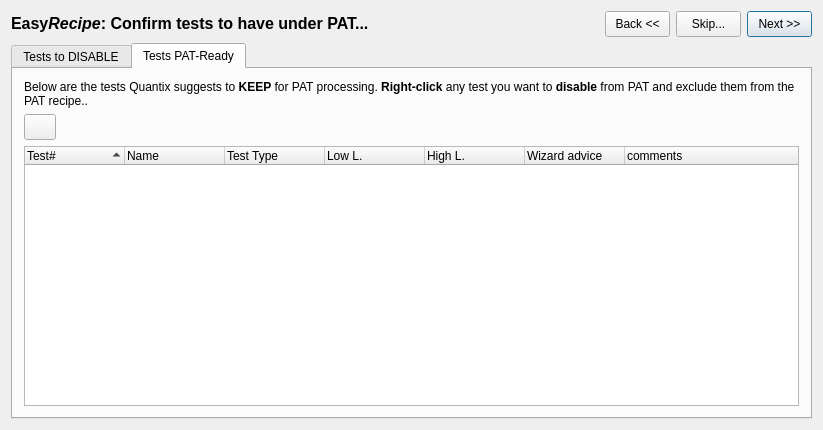
<?xml version="1.0" encoding="UTF-8"?>
<ui version="4.0">
 <class>PatRecipeWizardDialogBase</class>
 <widget class="QDialog" name="PatRecipeWizardDialogBase">
  <property name="geometry">
   <rect>
    <x>0</x>
    <y>0</y>
    <width>823</width>
    <height>430</height>
   </rect>
  </property>
  <property name="windowTitle">
   <string>Recipe Wizard</string>
  </property>
  <property name="windowIcon">
   <iconset resource="gex.qrc">
    <normaloff>:/gex/icons/gex_application_48x48.png</normaloff>:/gex/icons/gex_application_48x48.png</iconset>
  </property>
  <property name="autoFillBackground">
   <bool>true</bool>
  </property>
  <layout class="QVBoxLayout">
   <item>
    <layout class="QHBoxLayout">
     <item>
      <widget class="QLabel" name="TextLabelTitle">
       <property name="sizePolicy">
        <sizepolicy hsizetype="Minimum" vsizetype="Preferred">
         <horstretch>0</horstretch>
         <verstretch>0</verstretch>
        </sizepolicy>
       </property>
       <property name="font">
        <font>
         <family>Ms Sans Serif</family>
         <pointsize>12</pointsize>
         <weight>75</weight>
         <bold>true</bold>
        </font>
       </property>
       <property name="text">
        <string>Easy&lt;i&gt;Recipe&lt;/i&gt;: Confirm tests to have under PAT...</string>
       </property>
       <property name="alignment">
        <set>Qt::AlignVCenter</set>
       </property>
       <property name="wordWrap">
        <bool>false</bool>
       </property>
      </widget>
     </item>
     <item>
      <spacer name="spacer36">
       <property name="orientation">
        <enum>Qt::Horizontal</enum>
       </property>
       <property name="sizeType">
        <enum>QSizePolicy::Expanding</enum>
       </property>
       <property name="sizeHint" stdset="0">
        <size>
         <width>131</width>
         <height>10</height>
        </size>
       </property>
      </spacer>
     </item>
     <item>
      <widget class="QPushButton" name="pushButtonBack">
       <property name="sizePolicy">
        <sizepolicy hsizetype="Fixed" vsizetype="Fixed">
         <horstretch>0</horstretch>
         <verstretch>0</verstretch>
        </sizepolicy>
       </property>
       <property name="minimumSize">
        <size>
         <width>65</width>
         <height>26</height>
        </size>
       </property>
       <property name="maximumSize">
        <size>
         <width>65</width>
         <height>26</height>
        </size>
       </property>
       <property name="toolTip">
        <string>Skip this Wizard page...and keep ALL tests in recipe</string>
       </property>
       <property name="text">
        <string>Back &lt;&lt;</string>
       </property>
       <property name="autoDefault">
        <bool>false</bool>
       </property>
      </widget>
     </item>
     <item>
      <widget class="QPushButton" name="pushButtonCancel">
       <property name="maximumSize">
        <size>
         <width>65</width>
         <height>26</height>
        </size>
       </property>
       <property name="toolTip">
        <string>Skip this Wizard page...and keep ALL tests in recipe</string>
       </property>
       <property name="text">
        <string>Skip...</string>
       </property>
       <property name="autoDefault">
        <bool>false</bool>
       </property>
      </widget>
     </item>
     <item>
      <widget class="QPushButton" name="pushButtonOk">
       <property name="maximumSize">
        <size>
         <width>65</width>
         <height>26</height>
        </size>
       </property>
       <property name="toolTip">
        <string>Finish recipe creation</string>
       </property>
       <property name="text">
        <string>Next &gt;&gt;</string>
       </property>
      </widget>
     </item>
    </layout>
   </item>
   <item>
    <widget class="QTabWidget" name="tabWidget">
     <property name="enabled">
      <bool>true</bool>
     </property>
     <property name="currentIndex">
      <number>1</number>
     </property>
     <widget class="QWidget" name="tab">
      <attribute name="title">
       <string>Tests to DISABLE</string>
      </attribute>
      <layout class="QVBoxLayout">
       <item>
        <widget class="QLabel" name="textLabel2_2_2_2_2_2_4_2_2_5">
         <property name="maximumSize">
          <size>
           <width>32767</width>
           <height>32767</height>
          </size>
         </property>
         <property name="text">
          <string>Below are the tests Quantix suggests to &lt;b&gt;DISABLE&lt;/b&gt; from PAT processing. &lt;b&gt;Right-click&lt;/b&gt; any test you want to &lt;b&gt;keep&lt;/b&gt; them into the PAT recipe..</string>
         </property>
         <property name="alignment">
          <set>Qt::AlignTop</set>
         </property>
         <property name="wordWrap">
          <bool>true</bool>
         </property>
        </widget>
       </item>
       <item>
        <layout class="QHBoxLayout">
         <item>
          <widget class="QPushButton" name="buttonTestsToEnable">
           <property name="sizePolicy">
            <sizepolicy hsizetype="Fixed" vsizetype="Fixed">
             <horstretch>0</horstretch>
             <verstretch>0</verstretch>
            </sizepolicy>
           </property>
           <property name="minimumSize">
            <size>
             <width>32</width>
             <height>26</height>
            </size>
           </property>
           <property name="maximumSize">
            <size>
             <width>32</width>
             <height>26</height>
            </size>
           </property>
           <property name="toolTip">
            <string>KEEP selected tests into PAT recipe</string>
           </property>
           <property name="text">
            <string/>
           </property>
           <property name="icon">
            <iconset resource="gex.qrc">
             <normaloff>:/gex/icons/recycle.png</normaloff>:/gex/icons/recycle.png</iconset>
           </property>
           <property name="iconSize">
            <size>
             <width>32</width>
             <height>32</height>
            </size>
           </property>
          </widget>
         </item>
         <item>
          <spacer name="spacer37">
           <property name="orientation">
            <enum>Qt::Horizontal</enum>
           </property>
           <property name="sizeType">
            <enum>QSizePolicy::Expanding</enum>
           </property>
           <property name="sizeHint" stdset="0">
            <size>
             <width>582</width>
             <height>9</height>
            </size>
           </property>
          </spacer>
         </item>
        </layout>
       </item>
       <item>
        <widget class="QTreeWidget" name="listViewDisabledTests">
         <property name="contextMenuPolicy">
          <enum>Qt::CustomContextMenu</enum>
         </property>
         <property name="selectionMode">
          <enum>QAbstractItemView::ExtendedSelection</enum>
         </property>
         <property name="sortingEnabled">
          <bool>true</bool>
         </property>
         <column>
          <property name="text">
           <string>Test#</string>
          </property>
         </column>
         <column>
          <property name="text">
           <string>Name</string>
          </property>
         </column>
         <column>
          <property name="text">
           <string>Test Type</string>
          </property>
         </column>
         <column>
          <property name="text">
           <string>Low L.</string>
          </property>
         </column>
         <column>
          <property name="text">
           <string>High L.</string>
          </property>
         </column>
         <column>
          <property name="text">
           <string>Wizard advice</string>
          </property>
         </column>
         <column>
          <property name="text">
           <string>Why disabling this test...</string>
          </property>
         </column>
        </widget>
       </item>
      </layout>
     </widget>
     <widget class="QWidget" name="TabPage">
      <attribute name="title">
       <string>Tests PAT-Ready</string>
      </attribute>
      <layout class="QVBoxLayout">
       <item>
        <widget class="QLabel" name="textLabel2_2_2_2_2_2_4_2_2">
         <property name="maximumSize">
          <size>
           <width>32767</width>
           <height>32767</height>
          </size>
         </property>
         <property name="text">
          <string>Below are the tests Quantix suggests to &lt;b&gt;KEEP&lt;/b&gt; for PAT processing. &lt;b&gt;Right-click&lt;/b&gt; any test you want to &lt;b&gt;disable&lt;/b&gt; from PAT and exclude them from the PAT recipe..</string>
         </property>
         <property name="alignment">
          <set>Qt::AlignTop</set>
         </property>
         <property name="wordWrap">
          <bool>true</bool>
         </property>
        </widget>
       </item>
       <item>
        <layout class="QHBoxLayout">
         <item>
          <widget class="QPushButton" name="buttonTestsToDisable">
           <property name="sizePolicy">
            <sizepolicy hsizetype="Fixed" vsizetype="Fixed">
             <horstretch>0</horstretch>
             <verstretch>0</verstretch>
            </sizepolicy>
           </property>
           <property name="minimumSize">
            <size>
             <width>32</width>
             <height>26</height>
            </size>
           </property>
           <property name="maximumSize">
            <size>
             <width>32</width>
             <height>26</height>
            </size>
           </property>
           <property name="toolTip">
            <string>DISABLE selected tests from PAT</string>
           </property>
           <property name="text">
            <string/>
           </property>
           <property name="icon">
            <iconset resource="gex.qrc">
             <normaloff>:/gex/icons/file_remove.png</normaloff>:/gex/icons/file_remove.png</iconset>
           </property>
           <property name="iconSize">
            <size>
             <width>32</width>
             <height>32</height>
            </size>
           </property>
          </widget>
         </item>
         <item>
          <spacer name="spacer38">
           <property name="orientation">
            <enum>Qt::Horizontal</enum>
           </property>
           <property name="sizeType">
            <enum>QSizePolicy::Expanding</enum>
           </property>
           <property name="sizeHint" stdset="0">
            <size>
             <width>321</width>
             <height>8</height>
            </size>
           </property>
          </spacer>
         </item>
        </layout>
       </item>
       <item>
        <widget class="QTreeWidget" name="listViewEnabledTests">
         <property name="contextMenuPolicy">
          <enum>Qt::CustomContextMenu</enum>
         </property>
         <property name="selectionMode">
          <enum>QAbstractItemView::ExtendedSelection</enum>
         </property>
         <property name="sortingEnabled">
          <bool>true</bool>
         </property>
         <column>
          <property name="text">
           <string>Test#</string>
          </property>
         </column>
         <column>
          <property name="text">
           <string>Name</string>
          </property>
         </column>
         <column>
          <property name="text">
           <string>Test Type</string>
          </property>
         </column>
         <column>
          <property name="text">
           <string>Low L.</string>
          </property>
         </column>
         <column>
          <property name="text">
           <string>High L.</string>
          </property>
         </column>
         <column>
          <property name="text">
           <string>Wizard advice </string>
          </property>
         </column>
         <column>
          <property name="text">
           <string>comments</string>
          </property>
         </column>
        </widget>
       </item>
      </layout>
     </widget>
    </widget>
   </item>
  </layout>
 </widget>
 <layoutdefault spacing="6" margin="11"/>
 <tabstops>
  <tabstop>tabWidget</tabstop>
  <tabstop>pushButtonOk</tabstop>
  <tabstop>pushButtonCancel</tabstop>
 </tabstops>
 <resources>
  <include location="gex.qrc"/>
 </resources>
 <connections/>
</ui>
